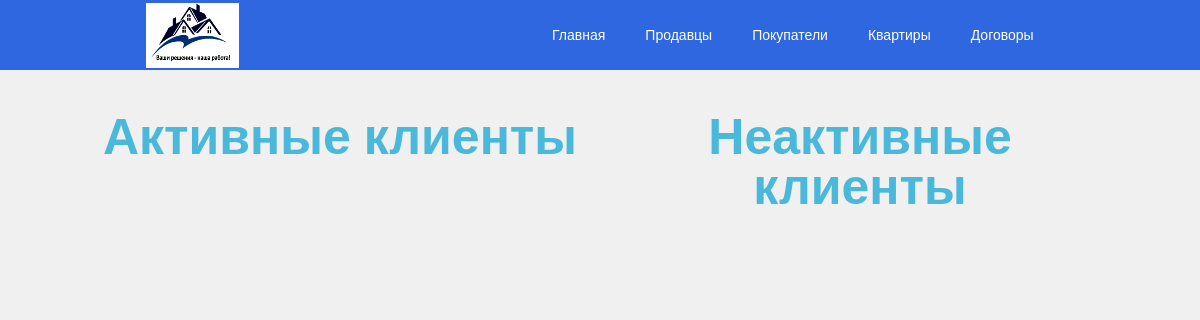
Page /buyer_view/ on the earlier database version.
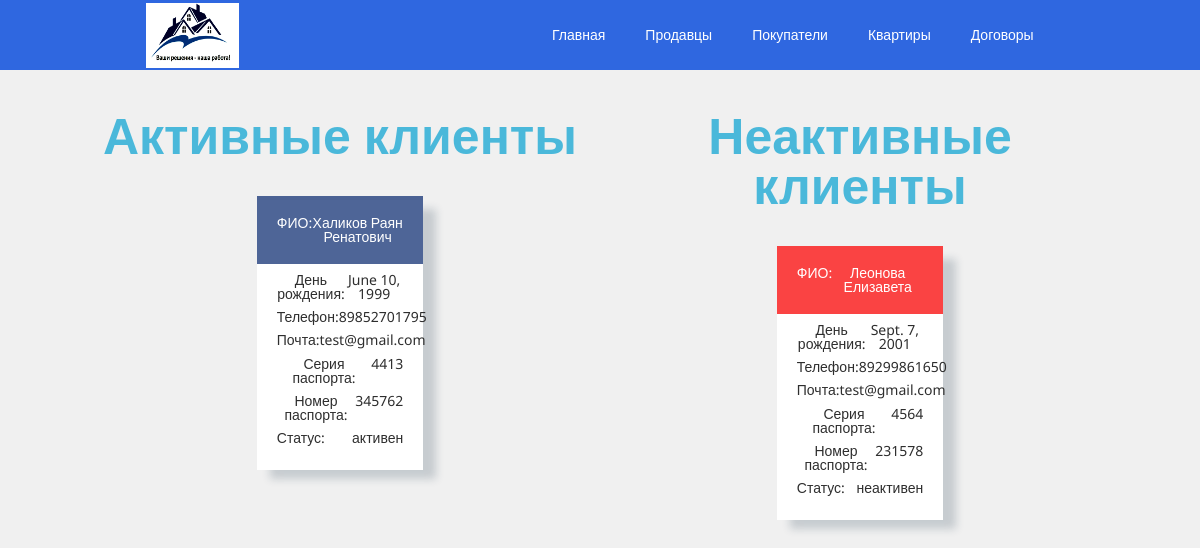
Same page on the later database version.
### main/models.py (models this page shows)
class Klient(models.Model):
    id_kl = models.AutoField(blank=False, primary_key=True)
    fio = models.CharField(max_length=100, blank=False)
    bd = models.DateField(blank=False)
    phone = models.CharField(max_length=11, blank=False)
    mail = models.CharField(max_length=100, blank=False)
    pasp_seria = models.CharField(max_length=4,blank=False)
    pasp_nomer = models.CharField(max_length=6, blank=False)

class Buyer(models.Model):
    id_buyer = models.AutoField(blank=False, primary_key=True)
    id_kl = models.ForeignKey(Klient, on_delete=models.CASCADE, blank=False)
    wish_room = models.IntegerField(blank=False)
    wish_adress = models.CharField(max_length=150, blank=False)
    wish_square = models.IntegerField(blank=False)
    budget = models.IntegerField(blank=False)
    status = models.CharField(max_length=10, blank=False)
    def __str__(self):
        return str(self.id_buyer)

### main/views.py (the view)
# urls.py: path('buyer_view/', BuyerView.as_view(), name='view_buyer_url'),
class BuyerView(View):
    def get(self,request):
        buyer = Buyer.objects.values('id_kl')# SELECT id_kl FROM Buyer
        klient = Klient.objects.all()#SELECT * FROM Klient
        b_list_act = Buyer.objects.filter(status='активен')
        b_list_dis_act = Buyer.objects.filter(status='неактивен')
        return render(request, 'main/buyer_view.html', context={'buyer': buyer, 'klient': klient, 'b_list_act': b_list_act, 'b_list_dis_act': b_list_dis_act})

### main/templatetags/main_get_filter.py (called while the page is built)
@register.filter
def get_item(dictionary, key):
    return dictionary.get(key)

@register.filter
def get_status(sel_list, id_k):
    print(sel_list)
    print('test')
    seller_status = sel_list.get(id_kl = id_k).status
    print(seller_status)
    return seller_status

### main/templates/main/buyer_view.html (shortened to what the changed rows need)
{% extends 'base.html' %}
{% load main_get_filter %}
{% block content %}
    <div class="container">
        <div class="kl_wrapp">
            <div class="activ_block">
        <div class="kl_block">
            {% for buyer in buyer %}
                {% for klient in klient %}
                    {% if klient.id_kl == buyer|get_item:'id_kl' and b_list_act|get_status:klient.id_kl == 'активен' %}
                        <div class="kl_card">
                            <div class="kl_card_fio">
                                <p>ФИО:</p>
                                <p>
                                    {{ klient.fio|truncatechars:30 }}
                                </p>
                            </div>
                            <div class="kl_bd">
                                <p>День рождения:</p>
                                <p>
                                    {{ klient.bd }}
                                </p>
                            </div>
                            <div class="kl_phone">
                                <p>Телефон:</p>
                                <p>
                                    {{ klient.phone|truncatechars:11 }}
                                </p>
                            </div>
                            <div class="kl_mail">
                                <p>Почта:</p>
                                <p>
                                    {{ klient.mail|truncatechars:30 }}
                                </p>
                            </div>
                            <div class="kl_pasp_seria">
                                <p>Серия паспорта:</p>
                                <p>
                                    {{ klient.pasp_seria|truncatechars:4 }}
                                </p>
                            </div>
                            <div class="kl_pasp_nomer">
                                <p>Номер паспорта:</p>
                                <p>
                                    {{ klient.pasp_nomer|truncatechars:6 }}
                                </p>
                            </div>
                            <div class="kl_status">
                                <p>Статус:</p>
                                <p>
                                    {{ b_list_act|get_status:klient.id_kl }}
                                </p>
                            </div>
                        </div>
                    {% endif %}
                {% endfor %}
            {% endfor %}
        </div>
    </div>
    <div class="disactiv_block">
        <div class="kl_block">
            {% for buyer in buyer %}
                {% for klient in klient %}
                    {% if klient.id_kl == buyer|get_item:'id_kl' and b_list_dis_act|get_status:klient.id_kl == 'неактивен' %}
                        <div class="kl_card">
                            <div class="kl_card_fio red">
                                <p>ФИО:</p>
                                <p>
                                    {{ klient.fio }}
                                </p>
                            </div>
                            <div class="kl_bd">
                                <p>День рождения:</p>
                                <p>
                                    {{ klient.bd }}
                                </p>
                            </div>
                            <div class="kl_phone">
                                <p>Телефон:</p>
                                <p>
                                    {{ klient.phone }}
                                </p>
                            </div>
                            <div class="kl_mail">
                                <p>Почта:</p>
                                <p>
                                    {{ klient.mail }}
                                </p>
                            </div>
                            <div class="kl_pasp_seria">
                                <p>Серия паспорта:</p>
                                <p>
                                    {{ klient.pasp_seria }}
                                </p>
                            </div>
                            <div class="kl_pasp_nomer">
                                <p>Номер паспорта:</p>
                                <p>
                                    {{ klient.pasp_nomer }}
                                </p>
                            </div>
                            <div class="kl_status">
                                <p>Статус:</p>
                                <p>
                                    {{ b_list_dis_act|get_status:klient.id_kl }}
                                </p>
                            </div>
                        </div>
                    {% endif %}
                {% endfor %}
            {% endfor %}
        </div>
        </div>
    </div>
{% endblock %}

Differences in the rows shown:
added Klient: fio "Халиков Раян Ренатович", bd "June 10, 1999", phone "89852701795", mail "test@gmail.com", pasp_seria "4413", pasp_nomer "345762", id_kl.status "активен"
added Klient: fio "Леонова Елизавета", bd "Sept. 7, 2001", phone "89299861650", mail "test@gmail.com", pasp_seria "4564", pasp_nomer "231578", id_kl.status "неактивен"
